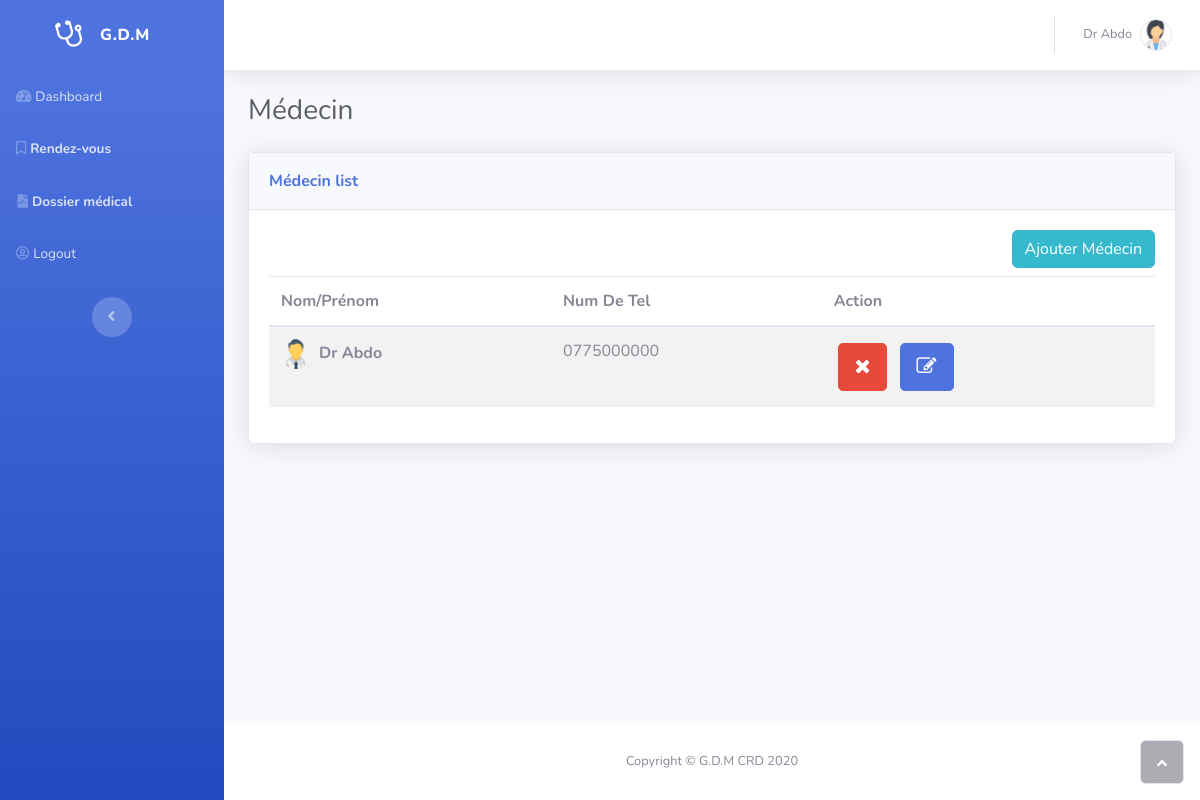
Screenshot of /medecin.php (signed in) with the database file from the repository.
### tables this page shows
CREATE TABLE `users` (
  `id` int(55) NOT NULL,
  `username` varchar(255) DEFAULT NULL,
  `profil_nom` varchar(50) DEFAULT NULL,
  `profil_prenom` varchar(50) DEFAULT NULL,
  `profil_type` varchar(20) DEFAULT 'assistante',
  `profil_tel` varchar(14) DEFAULT NULL,
  `profil_sexe` varchar(2) DEFAULT 'm',
  `profil_adresse` varchar(60) DEFAULT NULL,
  `password` varchar(255) NOT NULL,
  `deleted` tinyint(1) NOT NULL DEFAULT 0,
  `active` tinyint(1) DEFAULT 1
);

### medecin.php (the view, shortened to what this page needs)
<?php
include './includes/head.php';
$stmt = $db->prepare("SELECT * FROM `users` WHERE profil_type='medecin' AND deleted=0");
$stmt->execute();
$drs = $stmt->get_result();
?>
            <div class="container-fluid">
                <h3 class="text-dark mb-4">Médecin</h3>
                <div class="card shadow">
                    <div class="card-header py-3">
                        <p class="text-primary m-0 font-weight-bold">Médecin list</p>
                    </div>
                    <div class="card-body">
                        <div class="text-right"><a class="btn btn-info" role="button" href="medecin-add.php">Ajouter Médecin</a></div>
                        <div class="table-responsive table mt-2" id="dataTable" role="grid" aria-describedby="dataTable_info">
                            <table class="table table-striped my-0" id="dataTable">
                                <thead>
                                <tr>
                                    <th>Nom/Prénom</th>
                                    <th>Num De Tel</th>
                                    <th>Action</th>
                                </tr>
                                </thead>
                                <tbody>
                                <?php while ($dr = mysqli_fetch_array($drs)) : ?>
                                    <tr>
                                        <td class="font-weight-bold">
                                            <?php
                                            if ($dr['profil_sexe'] == "f"){
                                                echo '<img class="rounded-circle mr-2" width="30" height="30" src="assets/img/doctor.png">';
                                            }else{
                                                echo '<img class="rounded-circle mr-2" width="30" height="30" src="assets/img/doctor(1).png">';
                                            }
                                            echo $dr['profil_prenom'].' '.$dr['profil_nom'];
                                            ?>
                                        </td>
                                        <td><?php echo $dr['profil_tel'];?></td>
                                        <td>
                                            <a class="btn btn-danger btn-lg m-1" role="button" href="medecin.php?action=remove&id=<?php echo $dr['id'];?>"><i class="fa fa-remove"></i></a>
                                            <a class="btn btn-primary btn-lg m-1" role="button" href="medecin-edit.php?id=<?php echo $dr['id'];?>"><i class="fa fa-edit"></i></a>
                                        </td>
                                    </tr>
                                <?php endwhile ?>
                                </tbody>
                            </table>
                        </div>
                    </div>
                </div>
            </div>
        </div>
<?php include './includes/footer.php'; ?>

### rows the page displays
users: profil_prenom "Dr", profil_nom "Abdo", profil_tel "0775000000"

### other values shown
$_SESSION['user']['profil_prenom'] "Dr"
$_SESSION['user']['profil_nom'] "Abdo"
